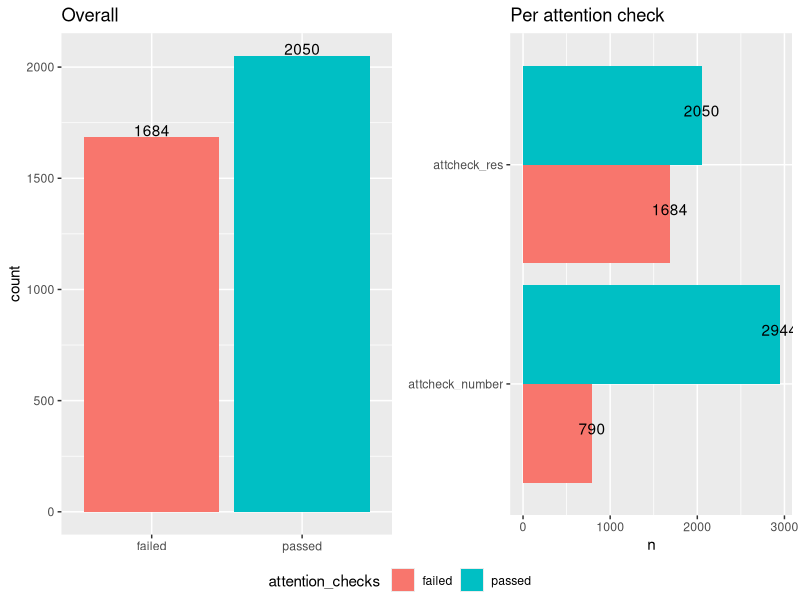
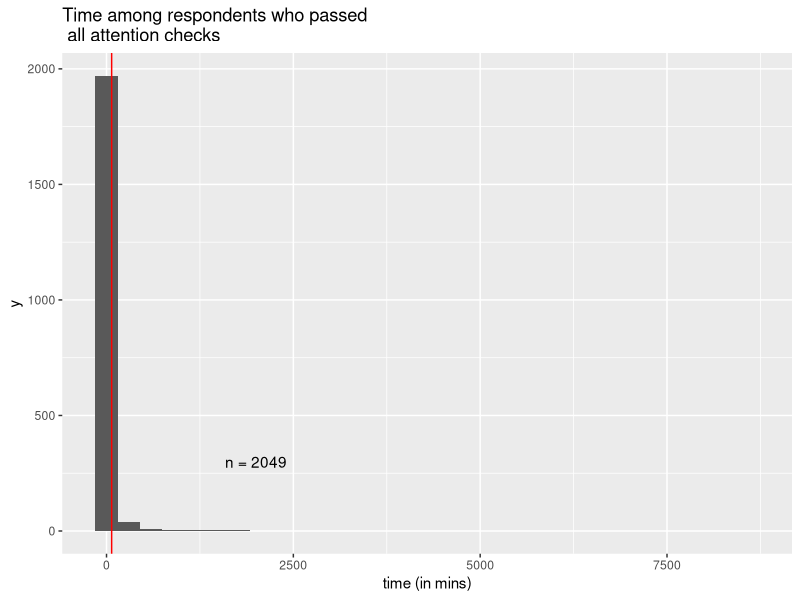
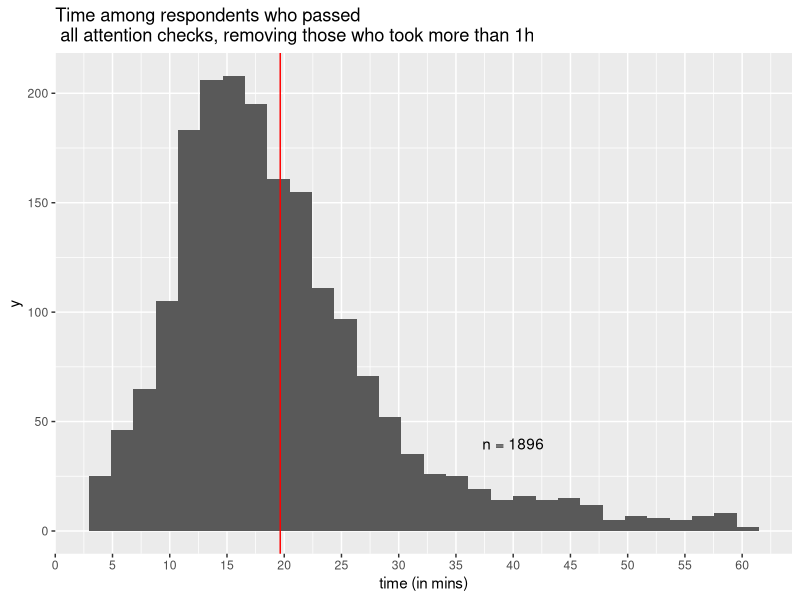
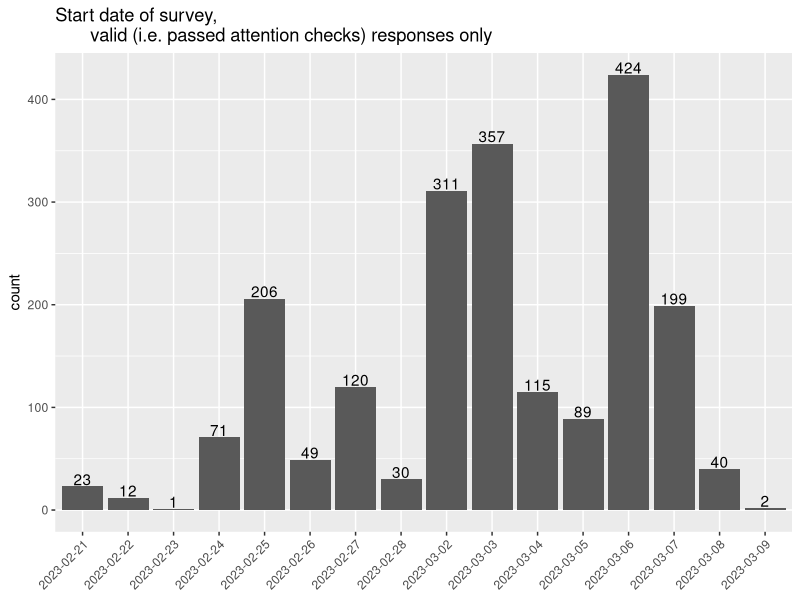
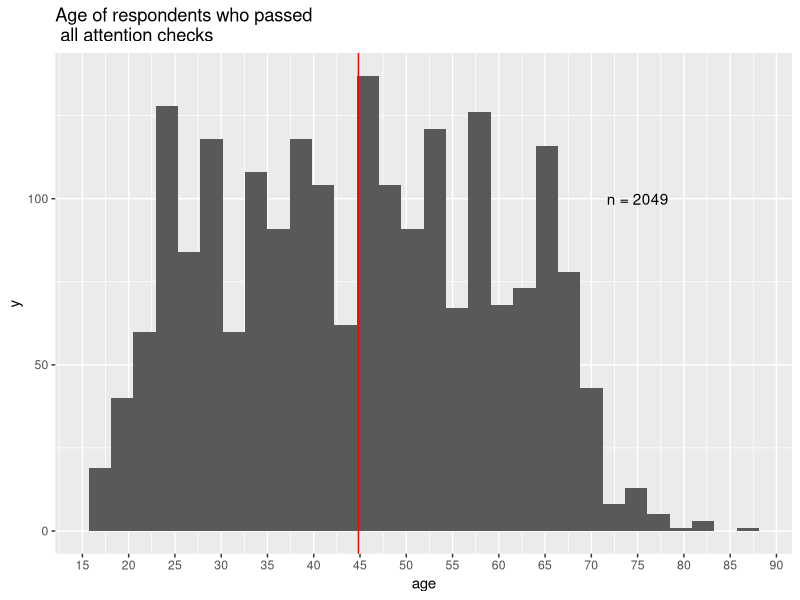
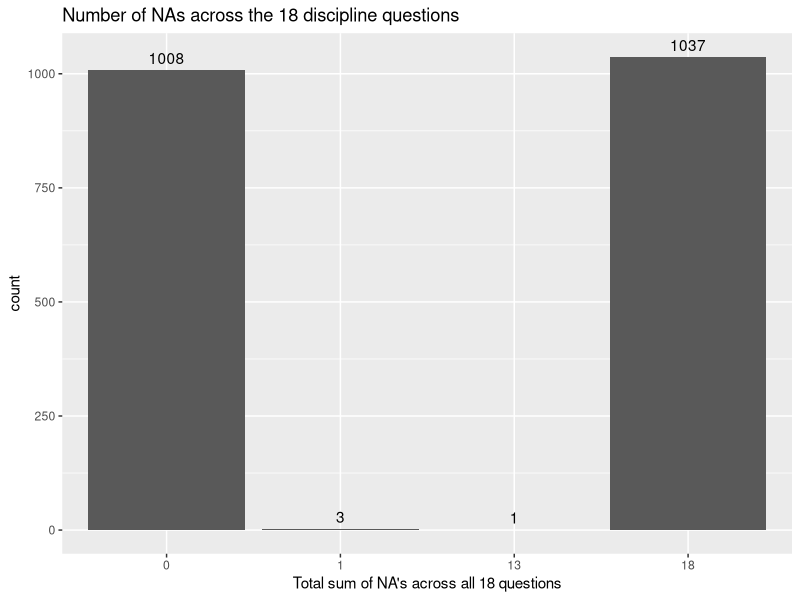
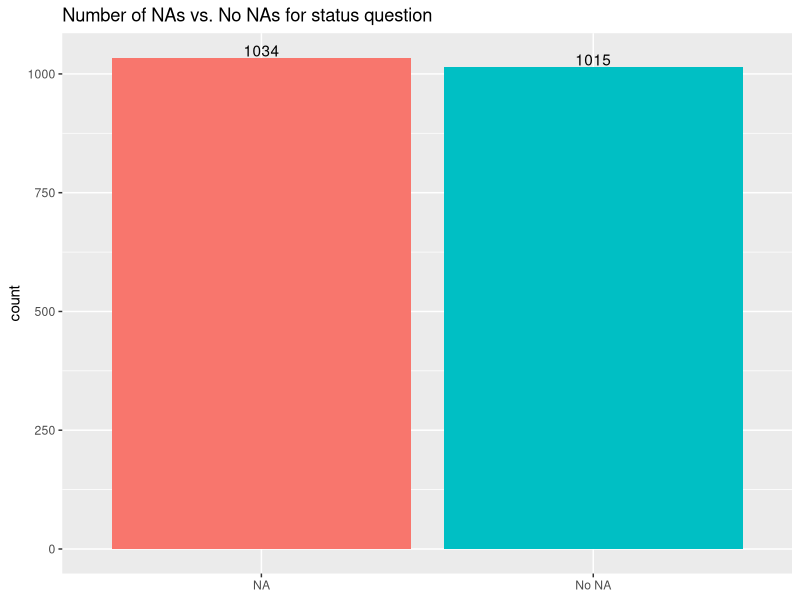
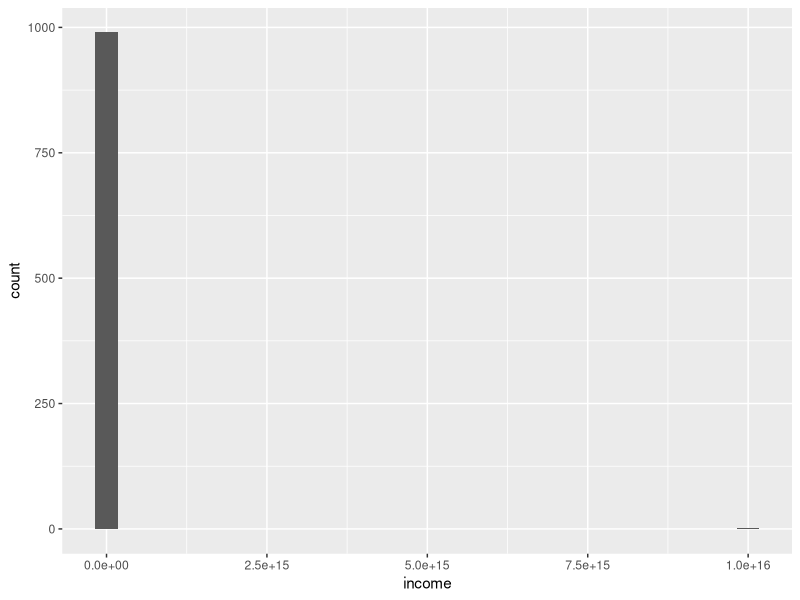

R code for these plots, in order:
## ---- chunk 1
library(tidyverse)
library(patchwork) # combine plots
library(labelled)  # For adding and extracting labels
## ---- chunk 2
# uses the csv file with numeric values as exported from Qualtrics
d <- read_csv("data/qualtrics.csv")
## ---- chunk 3
# inspect data
names(d)
head(d)
## ---- chunk 4
# delete first two rows
d <- d %>% slice(3:n())
## ---- chunk 5
# attention check number 1:

# to see different answers given (i.e.levels), transform into factor
d$attcheck_number <- as.factor(d$ATTCHECK_NUMBER)
# check levels to see different answer types
levels(d$attcheck_number) 
knitr::kable(table(d$ATTCHECK_NUMBER, useNA = "always"))
## ---- chunk 6
# attention check number 2:

# to see different answers given (i.e.levels), transform into factor
d$attcheck_res <- as.factor(d$ATTCHECK_RES)
# check levels to see different answer types
levels(d$attcheck_res) 
knitr::kable(table(d$ATTCHECK_RES, useNA = "always"))
## ---- chunk 7
# make plot data
plot_data_general <- d %>% 
  mutate(
    # create attention check 'failed' / 'passed` 
    attcheck_number = tolower(attcheck_number),
    attcheck_number = ifelse(
    # make sure to count correct answers written in text as 'passed', too.
    attcheck_number == "213" | str_detect(attcheck_number, "treize"), 
    "passed", "failed"), 
    attcheck_res  = ifelse(attcheck_res == 1, "passed", 
                           "failed"), 
    attention_checks = ifelse(attcheck_res == "failed" | attcheck_number == "failed", 
                              "failed", "passed"), 
    # code NAs as failed
    attention_checks = ifelse(is.na(attention_checks), "failed", attention_checks)
    )

plot_data_detail <- plot_data_general %>% 
  pivot_longer(starts_with("attcheck", ignore.case = FALSE), 
               names_to = "attcheck_type", 
               values_to = "attcheck_outcome") %>% 
  # make sure NAs are coded as 'failed'
  mutate(attcheck_outcome = ifelse(is.na(attcheck_outcome), "failed", 
                                   attcheck_outcome)
         ) %>% 
  group_by(attcheck_type, attcheck_outcome) %>% 
  summarise(n = n_distinct(ResponseId))

# make graphs to vizalize
attention_check_general <- ggplot(plot_data_general, aes(x = attention_checks, fill = attention_checks)) + 
  geom_bar(position = "dodge") +
  geom_text(aes(label = ..count..), stat = "count", position = position_dodge(width = 0.9), vjust = -0.1)  + 
  labs(title = "Overall", x = NULL)

attention_check_details <- ggplot(plot_data_detail, aes(x = attcheck_type, y= n,  fill = attcheck_outcome)) + 
  geom_col(position = "dodge") + 
  coord_flip() +
  geom_text(aes(label = n), position = position_dodge(width = 0.9), vjust = 0.1) +
  labs(title = "Per attention check", x = NULL)

ggpubr::ggarrange(attention_check_general, attention_check_details, common.legend = TRUE, legend = "bottom")
## ---- chunk 8
# delete failed attention checks
d <- d %>%
  mutate(
    attcheck_number = tolower(attcheck_number),
    attcheck_number =
      ifelse(attcheck_number == "213" | str_detect(attcheck_number, "treize"),
             attcheck_number, NA),
    attcheck_res  = ifelse(attcheck_res == 1,
                           attcheck_res, NA)
  )

d <- d %>% 
  drop_na(attcheck_number, attcheck_res)
## ---- chunk 9
table(d$DistributionChannel, useNA = "always")
## ---- chunk 10
d <- d %>% 
  mutate(DistributionChannel = ifelse(DistributionChannel == "preview", NA, DistributionChannel)) %>% 
  drop_na(DistributionChannel)
## ---- chunk 11
# calculate response time
time <- d %>% 
  select(ResponseId, StartDate, EndDate) %>% 
  mutate(time = difftime(EndDate, StartDate, units="mins"))

# get measures of central tendency
mean(time$time)
median(time$time) 
## ---- chunk 12
# inspect graphically
ggplot(time, aes(x = time)) +
  geom_histogram() +
  geom_vline(aes(xintercept = mean(time, na.rm=TRUE)), colour = "red") +
  labs(title = "Time among respondents who passed \n all attention checks ", 
       x = "time (in mins)") +
  annotate("text", x = 2000, y = 300, label = paste("n =", nrow(time)))
## ---- chunk 13
# filter time
time_reduced <- time %>% filter(time <= 60)

# check without outlier
ggplot(time_reduced, aes(x = time)) +
  geom_histogram() +
  geom_vline(aes(xintercept = mean(time, na.rm=TRUE)), colour = "red") + 
  scale_x_continuous(breaks = seq(from = 0, to = 60, by = 5)) +
  labs(title = "Time among respondents who passed \n all attention checks, removing those who took more than 1h", 
       x = "time (in mins)") +
  annotate("text", x = 40, y = 40, label = paste("n =", nrow(time_reduced)))
## ---- chunk 14
date <- ggplot(d, aes(x = as.factor(as.Date(StartDate)))) + 
  geom_bar(position = "dodge") +
  geom_text(aes(label = ..count..), stat = "count", position = position_dodge(), vjust = -0.1)  + 
  labs(title = "Start date of survey, 
       valid (i.e. passed attention checks) responses only", x = NULL) +
  theme(axis.text.x = element_text(angle = 45, hjust = 1))

date
## ---- chunk 15
# inspect graphically
ggplot(d, aes(x = as.numeric(DEM_AGE))) +
  geom_histogram() +
  scale_x_continuous(breaks = seq(from = 0, to = 100, by = 5)) +
  geom_vline(aes(xintercept = mean(as.numeric(DEM_AGE), na.rm=TRUE)), colour = "red") +
  labs(title = "Age of respondents who passed \n all attention checks ", 
       x = "age") +
  annotate("text", x = 75, y = 100, label = paste("n =", nrow(d)))
## ---- chunk 16
# check if questions correspond to variable name for a selection of variables
knitr::kable(
  # we have to read in the original data again since we deleted the first
  # row with the question framing already
  read_csv("data/qualtrics.csv") %>% 
               select(starts_with("disciplines"), subjective_status) %>% 
               slice(1) %>% 
               pivot_longer(everything(), 
                            names_to = "variable", 
                            values_to = "question"), 
             "html") %>% 
  kableExtra::kable_styling(bootstrap_options = c("striped", "hover"))
## ---- chunk 17
# Disciplines NA check
disciplines_NA <- d %>% 
  pivot_longer(cols = starts_with("disciplines"), names_to = "variable_discipline", 
               values_to = "score", names_prefix = "disciplines_") %>% 
  group_by(ResponseId) %>% 
  summarise(sum_NA = sum(is.na(score))) 

table(disciplines_NA$sum_NA)
## ---- chunk 18
disciplines_NA_plot <- ggplot(disciplines_NA, aes(x = as.factor(sum_NA))) + 
  geom_bar(position = "dodge") +
  geom_text(aes(label = ..count..), stat = "count", position = position_dodge(width = 0.9), vjust = -0.5) +
  labs(title = "Number of NAs across the 18 discipline questions", 
       x = "Total sum of NA's across all 18 questions")

disciplines_NA_plot
## ---- chunk 19
# Status NA check
status_NA <- d %>% group_by(ResponseId) %>% 
  summarize(sum_NA = sum(is.na(subjective_status))) %>% 
    select(sum_NA) %>% 
  mutate(sum_NA = ifelse(sum_NA == 1, "NA", "No NA"))

table(status_NA$sum_NA)
## ---- chunk 20
status_NA_plot <- ggplot(status_NA, aes(x = sum_NA,  fill = sum_NA)) + 
  geom_bar(position = "dodge") +
  geom_text(aes(label = ..count..), stat = "count", position = position_dodge(width = 0.9), vjust = - 0.1) +
  labs(title = "Number of NAs vs. No NAs for status question", x = NULL) + 
  guides(fill = FALSE)

status_NA_plot
## ---- chunk 21
# give it a nicer 'id' column
d <- d %>% mutate(id = 1:nrow(d))
## ---- chunk 22
# select participants to exclude
participants_to_exclude <- d %>% 
  pivot_longer(cols = starts_with("disciplines"), names_to = "variable_discipline", 
               values_to = "score", names_prefix = "disciplines_") %>% 
  group_by(ResponseId) %>% 
  summarise(sum_NA = sum(is.na(score))) |> 
  filter(sum_NA == 18) |> 
  pull(ResponseId)

# check
length(participants_to_exclude)

# subset the data
d <- d |> filter(!ResponseId %in% participants_to_exclude)
## ---- chunk 23
# do the re-naming and transform to numeric
d <- d %>%
  # syntax for rename() is new_name = old_name
  rename(benevolence_concerned = TRUST_SCI_concerned, 
         benevolence_improve = TRUST_SCI_improve,
         benevolence_otherinterest = TRUST_SCI_otherint
         ) %>% 
  # For now, all variables containing numbers are coded as 'character'.
  # We need them as numeric.
  mutate(across(starts_with("benevolence"), as.numeric))
## ---- chunk 24
d <- d %>%
  # calculate composite measure
  mutate(benevolence = rowMeans(across(starts_with('benevolence')), na.rm = TRUE)
         )
## ---- chunk 25
# Assign variable labels (questions)
d <- d %>%
  set_variable_labels(
    benevolence_concerned = "How concerned or not concerned are most scientists about people's wellbeing?",
    benevolence_improve = "How eager or uneager are most scientists to improve others' lives?",
    benevolence_otherinterest = "How considerate or inconsiderate are most scientists of others' interests?"
  )

# Assign value labels (answer options)
d <- d %>%
  set_value_labels(
    benevolence_concerned = c("Not concerned" = 1, "Somewhat not concerned" = 2, 
                              "Neither concerned nor not concerned" = 3, "Somewhat concerned" = 4, "Very concerned" = 5),
    
    benevolence_improve = c("Very uneager" = 1, "Somewhat uneager" = 2, 
                            "Neither eager nor uneager" = 3, "Somewhat eager" = 4, "Very eager" = 5),
    
    benevolence_otherinterest = c("Very inconsiderate" = 1, "Somewhat inconsiderate" = 2, 
                                  "Neither considerate nor inconsiderate" = 3, "Somewhat considerate" = 4, "Very considerate" = 5)
  )
## ---- chunk 26
# do the re-naming and transform to numeric
d <- d %>%
  # syntax for rename() is new_name = old_name
  rename(competence_expert = TRUST_SCI_expert, 
         competence_intelligent = TRUST_SCI_intellig,
         competence_qualified = TRUST_SCI_qualified
         ) %>% 
  # For now, all variables containing numbers are coded as 'character'.
  # We need them as numeric.
  mutate(across(starts_with("competence"), as.numeric))
## ---- chunk 27
d <- d %>%
  # calculate composite measure
  mutate(competence = rowMeans(across(starts_with('competence')), na.rm = TRUE)
         )
## ---- chunk 28
# Assign variable labels (questions)
d <- d %>%
  set_variable_labels(
    competence_expert = "How expert or inexpert are most scientists?",
    competence_intelligent = "How intelligent or unintelligent are most scientists?",
    competence_qualified = "How qualified or unqualified are most scientists when it comes to conducting high-quality research?"
  )

# Assign value labels (answer options)
d <- d %>%
  set_value_labels(
    competence_expert = c("Very inexpert" = 1, "Somewhat inexpert" = 2, 
                          "Neither expert nor inexpert" = 3, "Somewhat expert" = 4, "Very expert" = 5),
    
    competence_intelligent = c("Very unintelligent" = 1, "Somewhat unintelligent" = 2, 
                               "Neither intelligent nor unintelligent" = 3, "Somewhat intelligent" = 4, "Very intelligent" = 5),
    
    competence_qualified = c("Very unqualified" = 1, "Somewhat unqualified" = 2, 
                             "Neither qualified nor unqualified" = 3, "Somewhat qualified" = 4, "Very qualified" = 5)
  )

## ---- chunk 29
# do the re-naming and transform to numeric
d <- d %>%
  # syntax for rename() is new_name = old_name
  rename(integrity_honest = TRUST_SCI_honest, 
         integrity_ethical = TRUST_SCI_ethical,
         integrity_sincere = TRUST_SCI_sincere
         ) %>% 
  # For now, all variables containing numbers are coded as 'character'.
  # We need them as numeric.
  mutate(across(starts_with("integrity"), as.numeric))
## ---- chunk 30
d <- d %>%
  # calculate composite measure
  mutate(integrity = rowMeans(across(starts_with('integrity')), na.rm = TRUE)
         )
## ---- chunk 31
# Assign variable labels (questions)
d <- d %>%
  set_variable_labels(
    integrity_honest = "How honest or dishonest are most scientists?",
    integrity_ethical = "How ethical or unethical are most scientists?",
    integrity_sincere = "How sincere or insincere are most scientists?"
  )

# Assign value labels (answer options)
d <- d %>%
  set_value_labels(
    integrity_honest = c("Very dishonest" = 1, "Somewhat dishonest" = 2, 
                         "Neither honest nor dishonest" = 3, "Somewhat honest" = 4, "Very honest" = 5),
    
    integrity_ethical = c("Very unethical" = 1, "Somewhat unethical" = 2, 
                          "Neither ethical nor unethical" = 3, "Somewhat ethical" = 4, "Very ethical" = 5),
    
    integrity_sincere = c("Very insincere" = 1, "Somewhat insincere" = 2, 
                          "Neither sincere nor insincere" = 3, "Somewhat sincere" = 4, "Very sincere" = 5)
  )
## ---- chunk 32
# do the re-naming and transform to numeric
d <- d %>%
  # syntax for rename() is new_name = old_name
  rename(openness_open = TRUST_SCI_open, 
         openness_transparent = TRUST_SCI_trans,
         openness_otherviews = TRUST_SCI_otherviews
         ) %>% 
  # For now, all variables containing numbers are coded as 'character'.
  # We need them as numeric.
  mutate(across(starts_with("openness"), as.numeric))
## ---- chunk 33
d <- d %>%
  # calculate composite measure
  mutate(openness = rowMeans(across(starts_with('openness')), na.rm = TRUE)
         )
## ---- chunk 34

# Assign variable labels (questions)
d <- d %>%
  set_variable_labels(
    openness_open = "How open are most scientists to feedback?",
    openness_transparent = "How willing or unwilling are most scientists to be transparent?",
    openness_otherviews = "How much or little attention do scientists pay to others' views?"
  )

# Assign value labels (answer options)
d <- d %>%
  set_value_labels(
    openness_open = c("Not open" = 1, "Somewhat open" = 2, 
                      "Neither open nor not open" = 3, "Somewhat open" = 4, "Very open" = 5),
    
    openness_transparent = c("Very unwilling" = 1, "Somewhat unwilling" = 2, 
                             "Neither willing nor unwilling" = 3, "Somewhat willing" = 4, "Very willing" = 5),
    
    openness_otherviews = c("Very little attention" = 1, "Somewhat little attention" = 2, 
                            "Neither much nor little attention" = 3, "Somewhat much attention" = 4, "Very much attention" = 5)
  )
## ---- chunk 35
# do the re-naming and transform to numeric
d <- d %>%
  # syntax for rename() is new_name = old_name
  rename(influence_integrate = NORMPERC_integrate, 
         influence_advocate = NORMPERC_advocate,
         influence_communicate = NORMPERC_communicate,
         influence_involved = NORMPERC_involved,
         influence_independent = NORMPERC_independent
         ) %>% 
  # For now, all variables containing numbers are coded as 'character'.
  # We need them as numeric.
  mutate(across(starts_with("influence"), as.numeric))
## ---- chunk 36
d <- d %>%
  # calculate composite measure
  mutate(influence_policy = rowMeans(across(starts_with('influence')), na.rm = TRUE)
         )
## ---- chunk 37
d <- d %>% 
  # do the re-naming and transform to numeric
  mutate(influence_lifestyle = as.numeric(WILLVUL_ppl)) %>% 
  # delete old variable
  select(-c(WILLVUL_ppl))
## ---- chunk 38
# no need to rename, but transform to numeric
d <- d  %>% 
  mutate(across(starts_with("disciplines"), as.numeric))
## ---- chunk 39
# no need to rename, but transform to numeric
d <- d  %>% 
  mutate(across(subjective_status, as.numeric))
## ---- chunk 40
# do the re-naming and transform to numeric
d <- d %>%
  rename_with(tolower, matches("TRUST_METHOD")) %>% 
  # For now, all variables containing numbers are coded as 'character'.
  # We need them as numeric.
  mutate(across(trust_method, as.numeric))
## ---- chunk 41
d <- d %>%
  # calculate composite measure
  mutate(trust_composite = rowMeans(
    across(starts_with(c("benevolence", "competence", "integrity", "openness")) & contains("_")), 
    na.rm = TRUE)
  )
## ---- chunk 42
d <- d %>%
  # calculate composite measure
  mutate(trust_composite_reduced = rowMeans(
    across(starts_with(c("benevolence", "competence")) & contains("_")), 
    na.rm = TRUE)
  )
## ---- chunk 43
# do the re-naming and transform to numeric
d <- d %>%
  # make a numeric version
  mutate(education_numeric = as.numeric(DEM_EDU)) %>% 
  # make a factor variable version 
  mutate(
    education = factor(education_numeric, 
                       levels = 1:4, 
                       labels = c("Did not attend school", 
                                  "Primary education", 
                                  "Secondary education (e.g., high school)", 
                                  "Higher education (e.g., university degree or higher education diploma)"))
  )
## ---- chunk 44
# code a new gender variable
d <- d %>%
  mutate(
    gender = factor(DEM_GENDER, 
                    levels = c(0, 1, 2, 99), 
                    labels = c("Woman", "Man", "Prefer to self-describe", "Prefer not to say"))
  )
## ---- chunk 45
d <- d %>%
  mutate(age = as.numeric(DEM_AGE))
## ---- chunk 46
d <- d %>%
  mutate(religious = factor(
    DEM_RELIGIOUS,
    levels = 1:5,  # Ensure correct ordering
    labels = c("Not religious at all (1)", "(2)", 
               "(3)", "(4)", 
               "Very strongly religious (5)")
  ))
## ---- chunk 47
d <- d %>%
  mutate(residence = factor(
    DEM_RESIDENCE,
    levels = 1:2,  # Ensure correct ordering
    labels = c("Rural", 
               "Urban")
  ))

# check
# d |> 
#   select(residence, DEM_RESIDENCE)
## ---- chunk 48
# Before transforming, check all unique values. 
d %>% select(DEM_INCOME) %>% 
  group_by(DEM_INCOME) %>% 
  count() 
## ---- chunk 49
d %>% 
  select(DEM_INCOME) %>% 
  group_by(DEM_INCOME) %>% 
  count() %>%
  filter(str_detect(DEM_INCOME, "\\.")) %>% 
  mutate(DEM_INCOME_numeric = as.numeric(str_remove(DEM_INCOME, "\\.")))
## ---- chunk 50
# do the re-naming and transform to numeric
d <- d %>%
  # we keep both variables to be able to cross-check
  mutate(income = case_when(
    # for the one case, don't remove the dot
    DEM_INCOME == "20000.00" ~ as.numeric(DEM_INCOME), 
    # for all other cases, remove it
    TRUE ~ as.numeric(str_remove(DEM_INCOME, "\\.")
    )
  )
  ) 
## ---- chunk 51
ggplot(d, aes(income)) +
  geom_histogram(bins = 30)
## ---- chunk 52
d %>% filter(income > 100000) %>% 
  select(income, DEM_INCOME) %>% 
  arrange(desc(income))
## ---- chunk 53
# do the re-naming and transform to numeric
d <- d %>%
  # code two obvious outliers as `NA`
  mutate(income = ifelse(income > 1000000, NA, income))
## ---- chunk 54
# check how many we remove by accepting only <= one million as valid income
d %>% mutate(income_categories = case_when(income >100000 ~ "more than 100'000",
                                              income == 0 ~ "zero",
                                              income <10000 ~ "less than 10'000 (but not zero)", 
                                              is.na(income) ~ NA_character_, 
                                              TRUE ~ "somewhere in between"
                                              )
                  ) %>% group_by(income_categories) %>% 
  count()
## ---- chunk 55
# plot income distributions
plot_data <- d %>% filter(income < 10000)
low_income <- ggplot(plot_data, aes(x = income)) +
  geom_density() +
  labs(title = "Distribution for \n income < 10'000") +
  annotate("text", x = 7500, y = 0.00015, label = paste("n =", nrow(plot_data)))


plot_data <- d %>% filter(income > 100000)
high_income <- ggplot(plot_data, aes(x = income)) +
  geom_density() +
  labs(title = "Distribution for \n income > 100'000") +
  annotate("text", x = 500000, y = 0.000003, label = paste("n =", nrow(plot_data)))


plot_data <- d %>% filter(!is.na(income))
income <- ggplot(d, aes(x = income)) +
  geom_density() +
  labs(title = "Overall distribution for income") +
  annotate("text", x = 500000, y = 0.00001, label = paste("n =", nrow(plot_data)))


income / (low_income + high_income)
## ---- chunk 56
# add a log-transformed version of `income`
d <- d %>% 
  mutate(income_log = log(income))
## ---- chunk 57
# plot logged income
plot_data <- d %>% filter(!is.na(income_log))
income <- ggplot(d, aes(x = income_log)) +
  geom_density() +
  labs(title = "Overall distribution for log income") +
  annotate("text", x = 5, y = 0.3, label = paste("n =", nrow(plot_data)))
income
## ---- chunk 58
# make long-format data 
data_long <- d %>% 
  pivot_longer(cols = starts_with("disciplines"), names_to = "variable_discipline", 
               values_to = "score", names_prefix = "disciplines_") %>% 
  # separate variable and discipline into two distinct columns
  separate_wider_delim(variable_discipline, delim = "_", 
                       names = c("variable", "discipline")) %>% 
  # pivot wider variable and score 
  # (such that three distinct columns for trust, consensus and precision)
  pivot_wider(names_from = variable, values_from = score)
## ---- chunk 59
# wide format
knitr::kable(d %>%  
               filter(id == 4) %>% 
               select(id, starts_with("disciplines_consensus", ignore.case = FALSE)),
             caption = "Wide format data")
## ---- chunk 60
# wide format
knitr::kable(data_long %>%  
               filter(id == 4) %>% 
               select(id, discipline, consensus, precision),
             caption = "Long format data")
## ---- chunk 61
d <- d |> 
  mutate(date = format(as.Date(StartDate), "%B %d, %Y")) 
## ---- chunk 62
# store data
write_csv(d, "data/cleaned_wide.csv")
write_csv(data_long, "data/cleaned_long.csv")

# to prevent factor levels, save as RDS
saveRDS(d, "data/cleaned_wide.rds")
saveRDS(data_long, "data/cleaned_long.rds")
